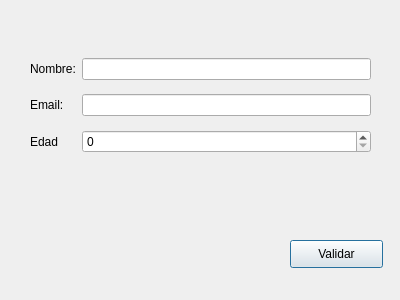
<?xml version="1.0" encoding="UTF-8"?>
<ui version="4.0">
 <class>Dialog</class>
 <widget class="QDialog" name="Dialog">
  <property name="geometry">
   <rect>
    <x>0</x>
    <y>0</y>
    <width>400</width>
    <height>300</height>
   </rect>
  </property>
  <property name="windowTitle">
   <string>Dialog</string>
  </property>
  <widget class="QPushButton" name="boton">
   <property name="geometry">
    <rect>
     <x>290</x>
     <y>240</y>
     <width>93</width>
     <height>28</height>
    </rect>
   </property>
   <property name="text">
    <string>Validar</string>
   </property>
  </widget>
  <widget class="QWidget" name="">
   <property name="geometry">
    <rect>
     <x>30</x>
     <y>50</y>
     <width>341</width>
     <height>111</height>
    </rect>
   </property>
   <layout class="QGridLayout" name="gridLayout">
    <item row="0" column="0">
     <widget class="QLabel" name="label">
      <property name="text">
       <string>Nombre:</string>
      </property>
     </widget>
    </item>
    <item row="0" column="1">
     <widget class="QLineEdit" name="Nombre"/>
    </item>
    <item row="1" column="0">
     <widget class="QLabel" name="label_2">
      <property name="text">
       <string>Email:</string>
      </property>
     </widget>
    </item>
    <item row="1" column="1">
     <widget class="QLineEdit" name="Email"/>
    </item>
    <item row="2" column="0">
     <widget class="QLabel" name="label_3">
      <property name="text">
       <string>Edad</string>
      </property>
     </widget>
    </item>
    <item row="2" column="1">
     <widget class="QSpinBox" name="Edad"/>
    </item>
   </layout>
  </widget>
 </widget>
 <resources/>
 <connections/>
</ui>
